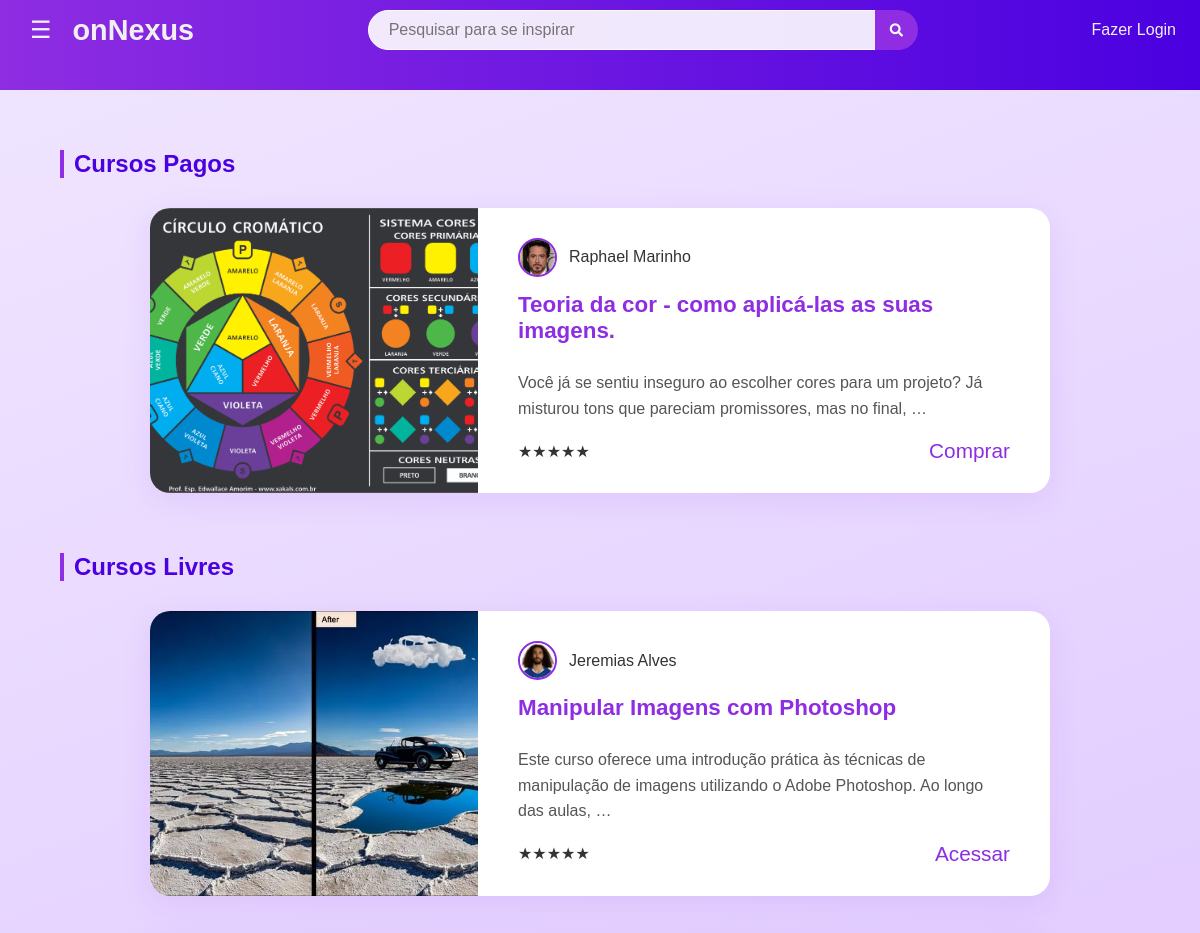
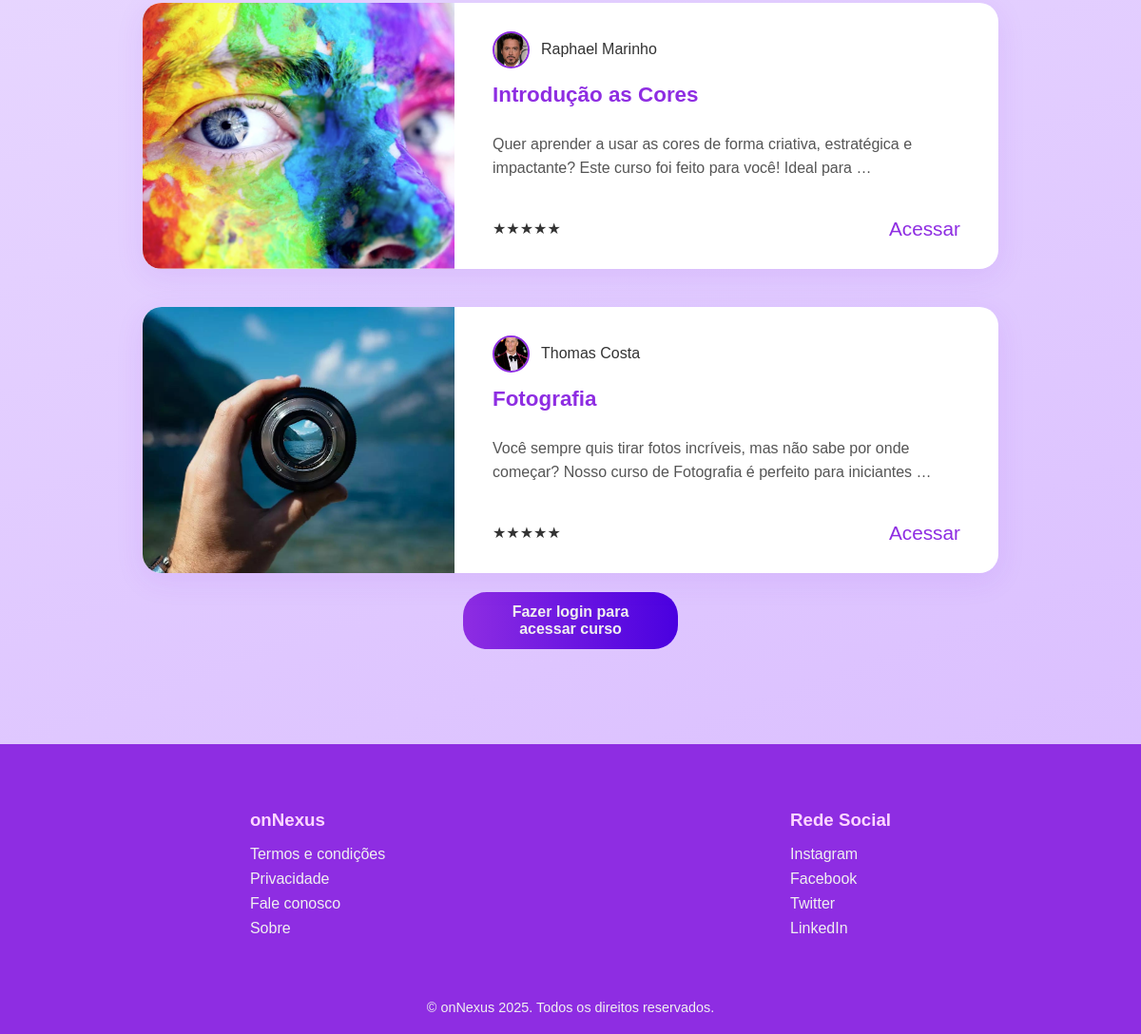
The page /cursos/ on the database as committed earlier (2 pictures, top to bottom).
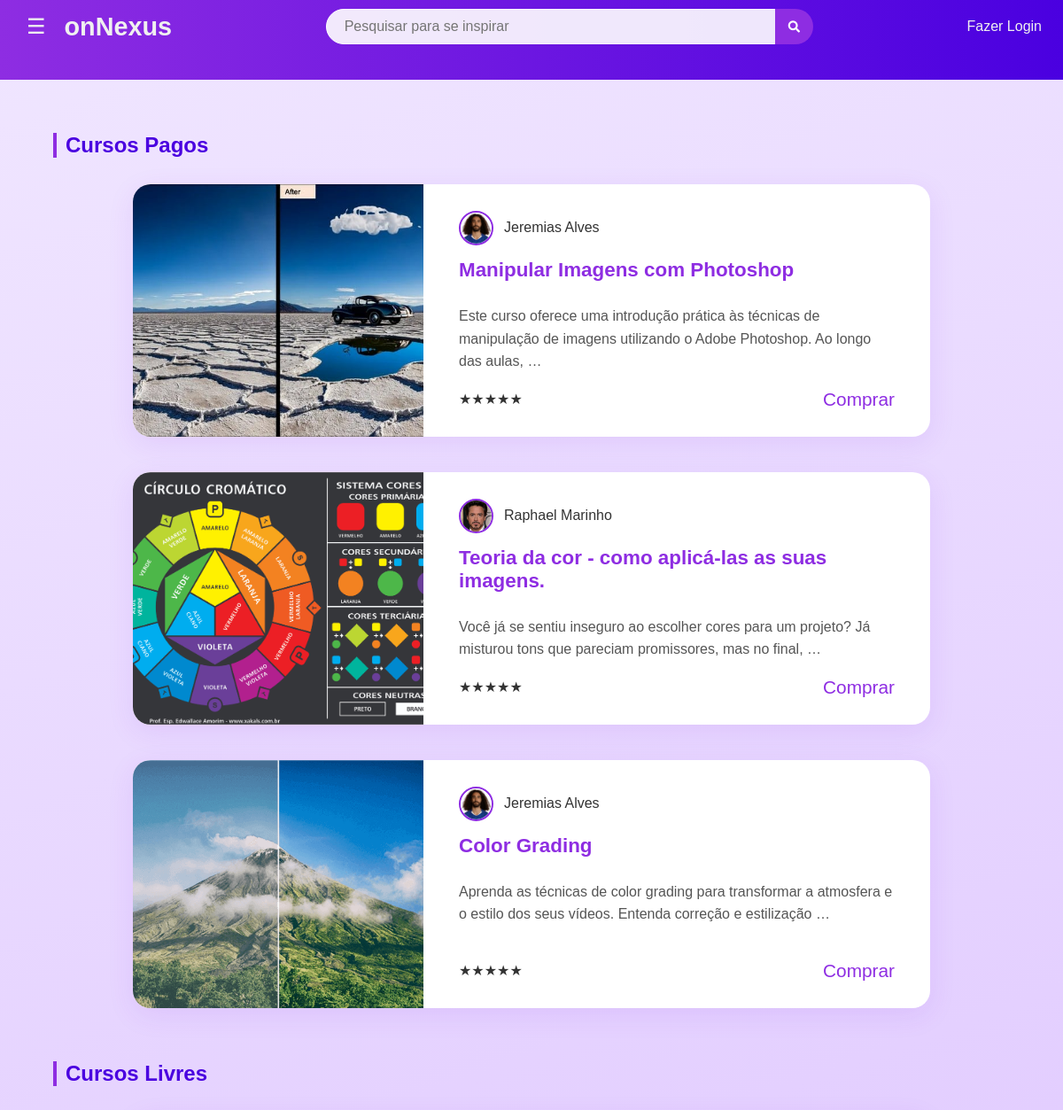
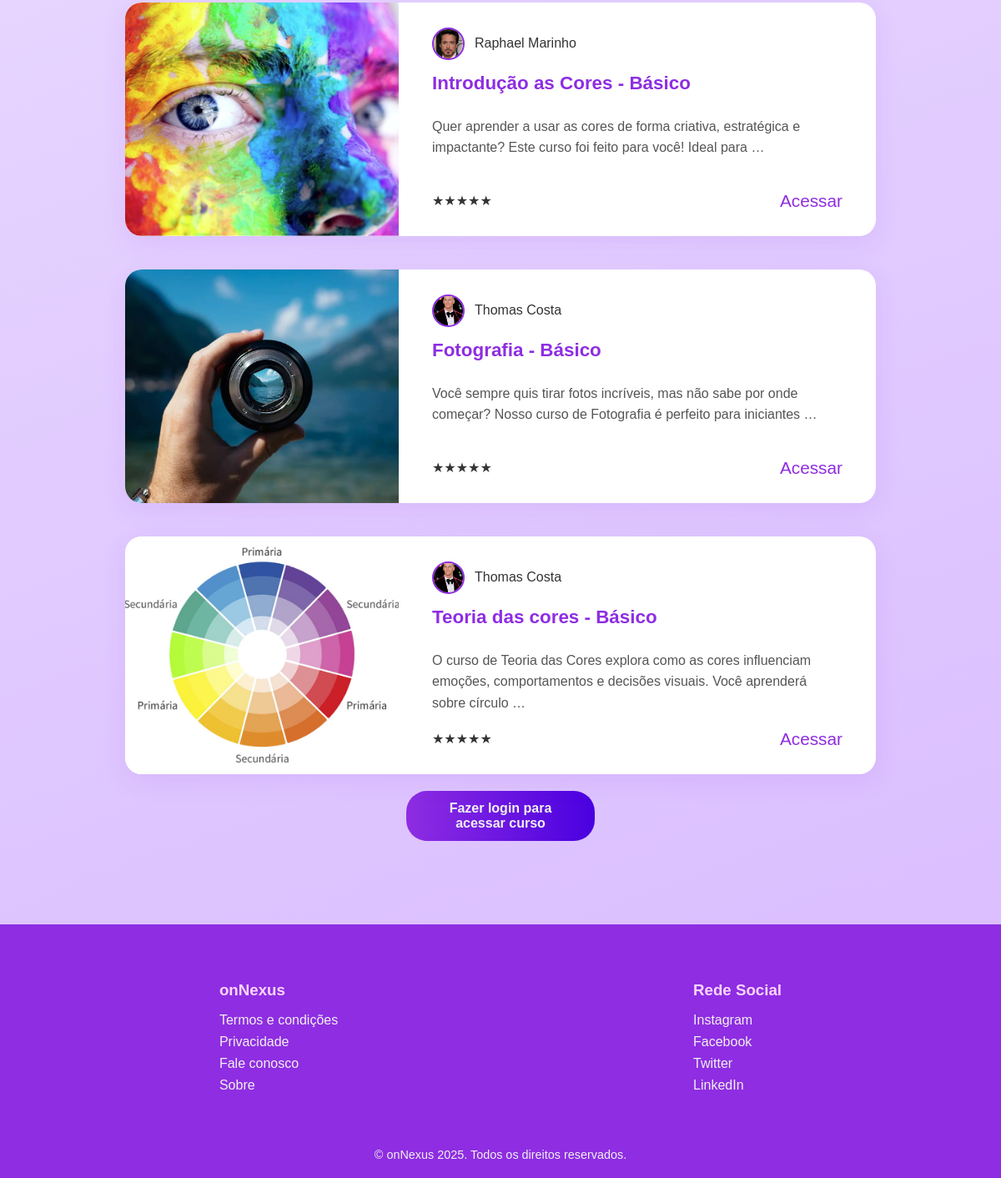
The same page on the database as committed later (2 pictures, top to bottom).
### courses/models.py (models this page shows, shortened)
class Course(models.Model):
    title = models.CharField(max_length=200)
    subtitle = models.CharField(max_length=200, blank=True, null=True)
    description = models.TextField()
    what_you_will_learn = models.TextField(blank=True, null=True)
    course_format = models.CharField(max_length=100, blank=True, null=True)
    level = models.CharField(max_length=100, blank=True, null=True)
    prerequisites = models.TextField(blank=True, null=True)
    video_thumbnail = models.ImageField(upload_to='thumbnails/')
    instructor = models.ForeignKey(Instructor, on_delete=models.CASCADE, related_name='courses')
    is_buyable = models.BooleanField(default=True)

class Instructor(models.Model):
    name = models.CharField(max_length=100)
    profile_picture = models.ImageField(upload_to='instructors/')
    bio = models.TextField(blank=True, null=True)

### courses/views.py (the view)
# urls.py: path('', views.course_list, name='course_list'),
def course_list(request):
    paid_courses = Course.objects.filter(is_buyable=True).select_related('instructor')
    free_courses = Course.objects.filter(is_buyable=False).select_related('instructor')
    context = {
        'paid_courses': paid_courses,
        'free_courses': free_courses,
    }
    return render(request, 'courses/course_list.html', context)

### templates/courses/course_list.html (shortened to what this page needs)
{% extends 'base.html' %} {% block content %}
<div class="courses-area">
  <h2 class="area-title">Cursos Pagos</h2>
  <div class="courses-list">
    {% for course in paid_courses %}
    <div class="course-card">
      <div class="course-thumb">
          {% if course.video_thumbnail %}
          <img
            src="{{ course.video_thumbnail.url }}"
            alt="Thumbnail do curso"
          />
          {% else %}
          <div class="thumb-placeholder">img</div>
          {% endif %}
      </div>
      <div class="course-info">
        <div class="instructor-info">
          {% if course.instructor.profile_picture %}
          <img
            class="instructor-avatar"
            src="{{ course.instructor.profile_picture.url }}"
            alt="{{ course.instructor.name }}"
          />
          {% endif %}
          <span>{{ course.instructor.name }}</span>
        </div>
          <h3>{{ course.title }}</h3>
        <p>{{ course.description|truncatewords:20 }}</p>
        <div class="course-meta">
          <div class="course-rating">
            <span>★★★★★</span>
          </div>
          <div class="course-actions">
            {% if user.is_authenticated %}
            <a
              href="{% url 'payments:payment_page' course.id %}"
              class="buy-button"
              >Comprar</a
            >
            {% else %}
            <a href="{% url 'users:login' %}" class="buy-button">Comprar</a>
            {% endif %}
          </div>
        </div>
      </div>
    </div>
    {% empty %}
    <p>Nenhum curso pago cadastrado.</p>
    {% endfor %}
  </div>
  <h2 class="area-title" style="margin-top: 60px">Cursos Livres</h2>
  <div class="courses-list">
    {% for course in free_courses %}
    <div class="course-card">
      <div class="course-thumb">
          {% if course.video_thumbnail %}
          <img
            src="{{ course.video_thumbnail.url }}"
            alt="Thumbnail do curso"
          />
          {% else %}
          <div class="thumb-placeholder">img</div>
          {% endif %}
      </div>
      <div class="course-info">
        <div class="instructor-info">
          {% if course.instructor.profile_picture %}
          <img
            class="instructor-avatar"
            src="{{ course.instructor.profile_picture.url }}"
            alt="{{ course.instructor.name }}"
          />
          {% endif %}
          <span>{{ course.instructor.name }}</span>
        </div>
          <h3>{{ course.title }}</h3>
        <p>{{ course.description|truncatewords:20 }}</p>
        <div class="course-meta">
          <div class="course-rating">
            <span>★★★★★</span>
          </div>
          <div class="course-actions">
            {% if user.is_authenticated %}
            <a
              href="{% url 'courses:course_detail' course.pk %}"
              class="buy-button"
              >Acessar</a
            >
            {% else %}
            <a href="{% url 'users:login' %}" class="buy-button">Acessar</a>
            {% endif %}
          </div>
        </div>
      </div>
    </div>
    {% empty %}
    <p>Nenhum curso livre cadastrado.</p>
    {% endfor %}
  </div>
  {% if user.is_authenticated is not True %}
  <a class="login2-btn" href="/users/login/"
    >Fazer login para acessar curso</a
  >
  {% endif %}
</div>
{% endblock %}

### templates/base.html (shortened to what this page needs)
{% load static %}
<!DOCTYPE html>
<html lang="pt-br">
<head>
    <link rel="stylesheet" href="https://cdnjs.cloudflare.com/ajax/libs/font-awesome/5.15.4/css/all.min.css">
    <link rel="stylesheet" href="{% static 'css/style.css' %}">
    <header class="header">
        <nav class="navbar">
            <div class="nav-left">
                <button class="menu-btn" onclick="toggleSidebar()">&#9776;</button>
                <div class="logo"><a href="/">onNexus</a></div>
            </div>
            <div class="search-bar">
                <input type="text" placeholder="Pesquisar para se inspirar">
                <button><i class="fas fa-search"></i></button>
            </div>
            <div class="nav-right">
                {% if user.is_authenticated %}
                    <div class="nav-icons">
                        <a href="#" class="nav-icon"><i class="fas fa-comment-dots"></i></a>
                        <a href="#" class="nav-icon"><i class="fas fa-bell"></i></a>
                    </div>
                    <div class="profile-menu-container">
                        <img src="{{ user.userprofile.profile_picture.url }}" alt="Perfil" class="profile-avatar" onclick="toggleProfileMenu()">
                        <div id="profile-menu" class="profile-menu">
                            <div class="profile-menu-header">
                                <p>Bem-vindo, {{ user.username }}</p>
                            </div>
                            <a href="{% url 'users:edit_profile' %}">Editar Perfil</a>
                            <a href="{% url 'users:account_settings' %}">Configurações</a>
                            <a href="{% url 'users:logout_view' %}">Sair</a>
                        </div>
                    </div>
                {% else %}
                    <a href="/users/login" class="login-btn">Fazer Login</a>
                {% endif %}
            </div>
        </nav>
    </header>
    <main>
        {% block content %}{% endblock %}
    </main>
    <footer class="footer">
        <div class="footer-content">
            <div>
                <h3>onNexus</h3>
                <ul>
                    <li><a href="#">Termos e condições</a></li>
                    <li><a href="{% url 'privacy' %}">Privacidade</a></li>
                    <li><a href="#">Fale conosco</a></li>
                    <li><a href="#">Sobre</a></li>
                </ul>
            </div>
            <div>
                <h3>Rede Social</h3>
                <ul>
                    <li><a href="#">Instagram</a></li>
                    <li><a href="#">Facebook</a></li>
                    <li><a href="#">Twitter</a></li>
                    <li><a href="#">LinkedIn</a></li>
                </ul>
            </div>
        </div>
        <div class="footer-bottom">© onNexus 2025. Todos os direitos reservados.</div>
    </footer>
</body>
</html>

### static/css/style.css (style rules this page uses)
:root { --primary-purple: #8e2de2; --dark-purple: #4a00e0; --background-color: #f3eaff; --card-background: #ffffff; --text-color: #333; --light-text: #f0f0f0; --gradient-bg: linear-gradient(160deg, #f0e6ff 0%, #d8baff 100%); }
a { text-decoration: none; color: inherit; }
.header { background: linear-gradient(90deg, var(--primary-purple) 0%, var(--dark-purple) 100%); color: var(--light-text); padding-bottom: 30px; }
.navbar { display: flex; justify-content: space-between; align-items: center; padding: 10px 2%; max-width: 100%; margin: 0 auto; }
.nav-left { display: flex; align-items: center; gap: 15px; }
.menu-btn { background: none; border: none; color: var(--light-text); font-size: 1.5em; cursor: pointer; }
.logo { font-size: 1.8em; font-weight: 700; color: var(--light-text); }
.search-bar { flex-grow: 1; display: flex; justify-content: center; padding: 0 20px; }
.search-bar input { width: 100%; max-width: 500px; padding: 10px 20px; border-radius: 20px; border: 1px solid #fff; background-color: rgba(255, 255, 255, 0.9); font-size: 1rem; outline: none; }
.search-bar button { background: var(--primary-purple); border: none; color: white; padding: 0 15px; border-radius: 0 20px 20px 0; margin-left: -35px; cursor: pointer; }
.nav-right { display: flex; align-items: center; }
.courses-area { padding: 40px 5%; min-height: 60vh; }
.area-title { color: var(--dark-purple); font-size: 1.5em; margin-bottom: 30px; padding-left: 10px; border-left: 4px solid var(--primary-purple); }
.courses-list { display: flex; flex-direction: column; gap: 40px; align-items: center; }
.course-card { display: flex; background: var(--card-background); border-radius: 20px; box-shadow: 0 8px 30px rgba(138, 45, 226, 0.1); width: 100%; max-width: 900px; overflow: hidden; transition: transform 0.3s, box-shadow 0.3s; min-height: 280px; }
.course-thumb { flex: 1 1 40%; display: flex; align-items: center; justify-content: center; background: #f8f4ff; min-width: 300px; }
.course-thumb img { width: 100%; height: 100%; object-fit: cover; }
.course-info { flex: 2 1 60%; padding: 30px 40px; display: flex; flex-direction: column; }
.course-info h3 { margin: 0 0 10px 0; color: var(--primary-purple); font-size: 1.4em; }
.course-info p { color: #555; line-height: 1.6; margin-bottom: 18px; flex-grow: 1; }
.instructor-info { display: flex; align-items: center; gap: 12px; margin-bottom: 15px; }
.instructor-avatar { width: 35px; height: 35px; border-radius: 50%; object-fit: cover; border: 2px solid var(--primary-purple); }
.course-actions { display: flex; gap: 18px; font-size: 1.3em; color: var(--primary-purple); }
.course-meta { display: flex; justify-content: space-between; align-items: center; margin-top: auto; }
.footer { background: var(--primary-purple); color: var(--light-text); padding: 50px 5% 0; margin-top: 60px; }
.footer-content { display: flex; justify-content: space-around; padding-bottom: 30px; flex-wrap: wrap; gap: 20px; }
.footer-content h3 { margin-bottom: 15px; color: #ffd6ff; }
.footer-content ul { list-style: none; padding: 0; }
.footer-content ul li { margin-bottom: 8px; }
.footer-bottom { text-align: center; padding: 20px 0; background: var(--primary-purple); font-size: 0.9rem; }
.login2-btn { display: block; margin: 20px auto 0 auto; background: linear-gradient(90deg, var(--primary-purple) 0%, var(--dark-purple) 100%); color: var(--light-text); border: none; border-radius: 25px; padding: 12px 32px; font-size: 1rem; font-weight: 600; cursor: pointer; width: 15%; transition: transform 0.2s, box-shadow 0.2s; text-align: center; }

Rows that differ between the two databases and show on the page:
changed Course "Manipular Imagens com Photoshop": moves from the list under "Cursos Livres" to the list under "Cursos Pagos"
added Course: video_thumbnail (picture), instructor.profile_picture (picture), instructor.name "Jeremias Alves", title "Color Grading", description "Aprenda as técnicas de color grading para transformar a atmosfera e o estilo dos seus vídeos. Entenda correção e estilização …", shown under "Cursos Pagos"
changed Course: title "Introdução as Cores" → "Introdução as Cores - Básico"
changed Course: title "Fotografia" → "Fotografia - Básico"
added Course: video_thumbnail (picture), instructor.profile_picture (picture), instructor.name "Thomas Costa", title "Teoria das cores - Básico", description "O curso de Teoria das Cores explora como as cores influenciam emoções, comportamentos e decisões visuais. Você aprenderá sobre círculo …", shown under "Cursos Livres"
